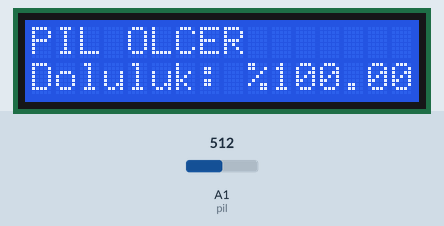
A sketch run on a simulated Arduino Uno, built with avr-gcc and run on an emulated ATmega328P. Shown: 16×2 character LCD. The test bench sets the inputs (shaded band); at power-on: A1 (pil) = 512.

Above: at 1.2 s.
1.3 s: A1 (pil) set to 328
At 2.4 s:
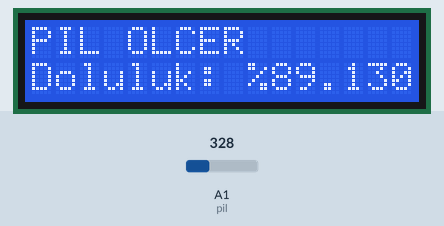
3.1 s: A1 (pil) set to 306
At 4.0 s:
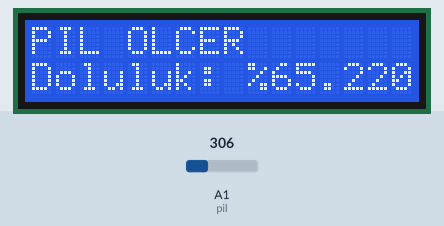
4.6 s: A1 (pil) set to 236
At 5.5 s:
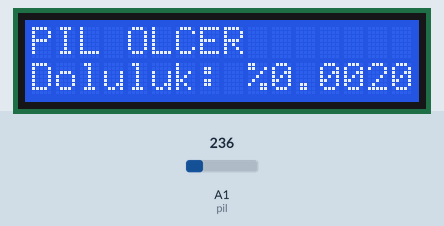
Timing chart, 0 to 7.6 s (numbered marks = the images above; inputs shaded):
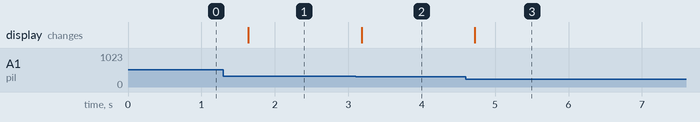

The sketch:

Arduino.ino
```cpp
#include <Wire.h>
#include <LiquidCrystal_I2C.h>

LiquidCrystal_I2C lcd(0x27, 16, 2);

#define pil A1

// 338 max - 1.65 V
// 246 min - 1.2 V

int min_deger = 246;
float yuzde = 0;
float deger = 0;

int gerilim = 0;

void setup()
{
  lcd.init();
  //LCD Başlat
  lcd.backlight();
  //LCD Zemin Işığı aç
  lcd.setCursor(0,0);
  lcd.print("PIL OLCER");
}

void loop()
{
  gerilim = analogRead(pil);

  if(gerilim >= 338)
  {
    gerilim = 338;
  }

  if(gerilim <= 246)
  {
    gerilim = 246;
  }

   yuzde = gerilim - min_deger;
   deger = (100.00/92.00) * yuzde;

   lcd.setCursor(0,1);
   lcd.print("Doluluk: %");
   lcd.print(deger);
   delay(500);
}
```

Measured:
- after the input at 1.3 s, the display: changes after 0.34 s (image 1)
- after the input at 3.1 s, the display: changes after 0.08 s (image 2)
- after the input at 4.6 s, the display: changes after 0.13 s (image 3)
